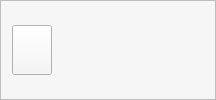
        <widget class="QFrame" name="frame_4">
         <property name="styleSheet">
          <string notr="true">background-color: #f6f6f6;
border-radius: 1.5em;</string>
         </property>
         <property name="frameShape">
          <enum>QFrame::StyledPanel</enum>
         </property>
         <property name="frameShadow">
          <enum>QFrame::Raised</enum>
         </property>
         <layout class="QHBoxLayout" name="horizontalLayout_5">
          <item>
           <widget class="QPushButton" name="bhome">
            <property name="minimumSize">
             <size>
              <width>0</width>
              <height>50</height>
             </size>
            </property>
            <property name="text">
             <string/>
            </property>
            <property name="icon">
             <iconset>
              <normaloff>../images/icons/c-home.png</normaloff>../images/icons/c-home.png</iconset>
            </property>
            <property name="iconSize">
             <size>
              <width>35</width>
              <height>35</height>
             </size>
            </property>
           </widget>
          </item>
          <item>
           <widget class="QPushButton" name="bexercise">
            <property name="minimumSize">
             <size>
              <width>0</width>
              <height>50</height>
             </size>
            </property>
            <property name="styleSheet">
             <string notr="true">border: none;</string>
            </property>
            <property name="text">
             <string/>
            </property>
            <property name="icon">
             <iconset>
              <normaloff>../images/icons/c-exercise.png</normaloff>../images/icons/c-exercise.png</iconset>
            </property>
            <property name="iconSize">
             <size>
              <width>35</width>
              <height>35</height>
             </size>
            </property>
           </widget>
          </item>
          <item>
           <widget class="QPushButton" name="bdiet">
            <property name="minimumSize">
             <size>
              <width>0</width>
              <height>50</height>
             </size>
            </property>
            <property name="styleSheet">
             <string notr="true">border: none;</string>
            </property>
            <property name="text">
             <string/>
            </property>
            <property name="icon">
             <iconset>
              <normaloff>../images/icons/c-diet.png</normaloff>../images/icons/c-diet.png</iconset>
            </property>
            <property name="iconSize">
             <size>
              <width>35</width>
              <height>35</height>
             </size>
            </property>
           </widget>
          </item>
          <item>
           <widget class="QPushButton" name="bremedies">
            <property name="minimumSize">
             <size>
              <width>0</width>
              <height>50</height>
             </size>
            </property>
            <property name="styleSheet">
             <string notr="true">border: none;</string>
            </property>
            <property name="text">
             <string/>
            </property>
            <property name="icon">
             <iconset>
              <normaloff>../images/icons/c-home-remedies.png</normaloff>../images/icons/c-home-remedies.png</iconset>
            </property>
            <property name="iconSize">
             <size>
              <width>35</width>
              <height>35</height>
             </size>
            </property>
           </widget>
          </item>
          <item>
           <widget class="QPushButton" name="bprofile">
            <property name="minimumSize">
             <size>
              <width>0</width>
              <height>50</height>
             </size>
            </property>
            <property name="styleSheet">
             <string notr="true">border: none;</string>
            </property>
            <property name="text">
             <string/>
            </property>
            <property name="icon">
             <iconset>
              <normaloff>../images/icons/profile-black.png</normaloff>../images/icons/profile-black.png</iconset>
            </property>
            <property name="iconSize">
             <size>
              <width>35</width>
              <height>35</height>
             </size>
            </property>
           </widget>
          </item>
         </layout>
        </widget>
